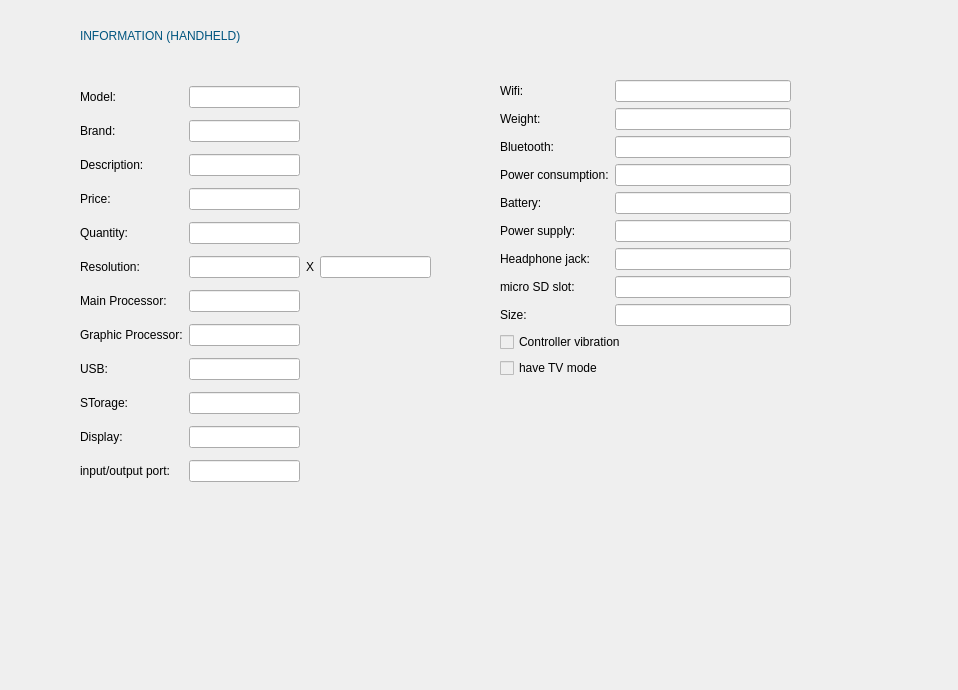
<?xml version="1.0" encoding="UTF-8"?>
<ui version="4.0">
 <class>Show_info_Handheld</class>
 <widget class="QDialog" name="Show_info_Handheld">
  <property name="geometry">
   <rect>
    <x>0</x>
    <y>0</y>
    <width>958</width>
    <height>690</height>
   </rect>
  </property>
  <property name="windowTitle">
   <string>Dialog</string>
  </property>
  <widget class="QWidget" name="gridLayoutWidget">
   <property name="geometry">
    <rect>
     <x>80</x>
     <y>80</y>
     <width>351</width>
     <height>415</height>
    </rect>
   </property>
   <layout class="QGridLayout" name="gridLayout">
    <item row="3" column="1">
     <widget class="QLineEdit" name="price_lineEdit"/>
    </item>
    <item row="7" column="0">
     <widget class="QLabel" name="label_25">
      <property name="styleSheet">
       <string notr="true">color: rgb(0, 0, 0)</string>
      </property>
      <property name="text">
       <string>Graphic Processor:</string>
      </property>
     </widget>
    </item>
    <item row="2" column="1">
     <widget class="QLineEdit" name="des_lineEdit"/>
    </item>
    <item row="2" column="0">
     <widget class="QLabel" name="label_3">
      <property name="styleSheet">
       <string notr="true">color: rgb(0, 0, 0)</string>
      </property>
      <property name="text">
       <string>Description:</string>
      </property>
     </widget>
    </item>
    <item row="4" column="1">
     <widget class="QLineEdit" name="quantity_lineEdit"/>
    </item>
    <item row="5" column="2">
     <widget class="QLabel" name="label_9">
      <property name="styleSheet">
       <string notr="true">color: rgb(0, 0, 0)</string>
      </property>
      <property name="text">
       <string>X</string>
      </property>
     </widget>
    </item>
    <item row="10" column="1">
     <widget class="QLineEdit" name="display_lineEdit"/>
    </item>
    <item row="3" column="0">
     <widget class="QLabel" name="label_6">
      <property name="styleSheet">
       <string notr="true">color: rgb(0, 0, 0)</string>
      </property>
      <property name="text">
       <string>Price:</string>
      </property>
     </widget>
    </item>
    <item row="8" column="0">
     <widget class="QLabel" name="label_12">
      <property name="styleSheet">
       <string notr="true">color: rgb(0, 0, 0)</string>
      </property>
      <property name="text">
       <string>USB:</string>
      </property>
     </widget>
    </item>
    <item row="6" column="0">
     <widget class="QLabel" name="label_11">
      <property name="styleSheet">
       <string notr="true">color: rgb(0, 0, 0)</string>
      </property>
      <property name="text">
       <string>Main Processor:</string>
      </property>
     </widget>
    </item>
    <item row="9" column="1">
     <widget class="QLineEdit" name="storage_lineEdit"/>
    </item>
    <item row="5" column="3">
     <widget class="QLineEdit" name="resolution_lineEdit_2"/>
    </item>
    <item row="5" column="1">
     <widget class="QLineEdit" name="resolution_lineEdit_1"/>
    </item>
    <item row="1" column="0">
     <widget class="QLabel" name="label_5">
      <property name="styleSheet">
       <string notr="true">color: rgb(0, 0, 0)</string>
      </property>
      <property name="text">
       <string>Brand:</string>
      </property>
     </widget>
    </item>
    <item row="9" column="0">
     <widget class="QLabel" name="label_18">
      <property name="styleSheet">
       <string notr="true">color: rgb(0, 0, 0)</string>
      </property>
      <property name="text">
       <string>STorage:</string>
      </property>
     </widget>
    </item>
    <item row="4" column="0">
     <widget class="QLabel" name="label_7">
      <property name="styleSheet">
       <string notr="true">color: rgb(0, 0, 0)</string>
      </property>
      <property name="text">
       <string>Quantity:</string>
      </property>
     </widget>
    </item>
    <item row="1" column="1">
     <widget class="QLineEdit" name="brand_lineEdit"/>
    </item>
    <item row="5" column="0">
     <widget class="QLabel" name="label_8">
      <property name="styleSheet">
       <string notr="true">color: rgb(0, 0, 0)</string>
      </property>
      <property name="text">
       <string>Resolution:</string>
      </property>
     </widget>
    </item>
    <item row="10" column="0">
     <widget class="QLabel" name="label_13">
      <property name="styleSheet">
       <string notr="true">color: rgb(0, 0, 0)</string>
      </property>
      <property name="text">
       <string>Display:</string>
      </property>
     </widget>
    </item>
    <item row="0" column="1">
     <widget class="QLineEdit" name="model_lineEdit"/>
    </item>
    <item row="0" column="0">
     <widget class="QLabel" name="label_4">
      <property name="styleSheet">
       <string notr="true">color: rgb(0, 0, 0)</string>
      </property>
      <property name="text">
       <string>Model:</string>
      </property>
     </widget>
    </item>
    <item row="6" column="1">
     <widget class="QLineEdit" name="main_processor_lineEdit"/>
    </item>
    <item row="8" column="1">
     <widget class="QLineEdit" name="USB_lineEdit"/>
    </item>
    <item row="7" column="1">
     <widget class="QLineEdit" name="graphiv_processor_lineEdit">
      <property name="text">
       <string/>
      </property>
     </widget>
    </item>
    <item row="11" column="0">
     <widget class="QLabel" name="label_14">
      <property name="styleSheet">
       <string notr="true">color: rgb(0, 0, 0)</string>
      </property>
      <property name="text">
       <string>input/output port:</string>
      </property>
     </widget>
    </item>
    <item row="11" column="1">
     <widget class="QLineEdit" name="input_output_port"/>
    </item>
   </layout>
  </widget>
  <widget class="QWidget" name="formLayoutWidget_2">
   <property name="geometry">
    <rect>
     <x>500</x>
     <y>80</y>
     <width>291</width>
     <height>376</height>
    </rect>
   </property>
   <layout class="QFormLayout" name="formLayout_2">
    <item row="0" column="0">
     <widget class="QLabel" name="label_20">
      <property name="styleSheet">
       <string notr="true">color: rgb(0, 0, 0);</string>
      </property>
      <property name="text">
       <string>Wifi:</string>
      </property>
     </widget>
    </item>
    <item row="0" column="1">
     <widget class="QLineEdit" name="wifi_lineEdit"/>
    </item>
    <item row="1" column="0">
     <widget class="QLabel" name="label_23">
      <property name="styleSheet">
       <string notr="true">color: rgb(0, 0, 0)</string>
      </property>
      <property name="text">
       <string>Weight:</string>
      </property>
     </widget>
    </item>
    <item row="1" column="1">
     <widget class="QLineEdit" name="weight_lineEdit">
      <property name="text">
       <string/>
      </property>
     </widget>
    </item>
    <item row="2" column="0">
     <widget class="QLabel" name="label_22">
      <property name="styleSheet">
       <string notr="true">color: rgb(0, 0, 0)</string>
      </property>
      <property name="text">
       <string>Bluetooth:</string>
      </property>
     </widget>
    </item>
    <item row="2" column="1">
     <widget class="QLineEdit" name="bluetooth_lineEdit">
      <property name="text">
       <string/>
      </property>
     </widget>
    </item>
    <item row="3" column="0">
     <widget class="QLabel" name="label_19">
      <property name="styleSheet">
       <string notr="true">color: rgb(0, 0, 0)</string>
      </property>
      <property name="text">
       <string>Power consumption:</string>
      </property>
     </widget>
    </item>
    <item row="3" column="1">
     <widget class="QLineEdit" name="power_consum"/>
    </item>
    <item row="4" column="0">
     <widget class="QLabel" name="label_24">
      <property name="styleSheet">
       <string notr="true">color: rgb(0, 0, 0)</string>
      </property>
      <property name="text">
       <string>Battery:</string>
      </property>
     </widget>
    </item>
    <item row="4" column="1">
     <widget class="QLineEdit" name="battery_lineEdit">
      <property name="text">
       <string/>
      </property>
     </widget>
    </item>
    <item row="5" column="0">
     <widget class="QLabel" name="label_26">
      <property name="styleSheet">
       <string notr="true">color: rgb(0, 0, 0)</string>
      </property>
      <property name="text">
       <string>Power supply:</string>
      </property>
     </widget>
    </item>
    <item row="5" column="1">
     <widget class="QLineEdit" name="power_supply">
      <property name="text">
       <string/>
      </property>
     </widget>
    </item>
    <item row="6" column="0">
     <widget class="QLabel" name="label_27">
      <property name="styleSheet">
       <string notr="true">color: rgb(0, 0, 0)</string>
      </property>
      <property name="text">
       <string>Headphone jack:</string>
      </property>
     </widget>
    </item>
    <item row="6" column="1">
     <widget class="QLineEdit" name="headphone_jack">
      <property name="text">
       <string/>
      </property>
     </widget>
    </item>
    <item row="7" column="0">
     <widget class="QLabel" name="label_28">
      <property name="styleSheet">
       <string notr="true">color: rgb(0, 0, 0)</string>
      </property>
      <property name="text">
       <string>micro SD slot:</string>
      </property>
     </widget>
    </item>
    <item row="7" column="1">
     <widget class="QLineEdit" name="microSD_slot">
      <property name="text">
       <string/>
      </property>
     </widget>
    </item>
    <item row="8" column="0">
     <widget class="QLabel" name="label_29">
      <property name="styleSheet">
       <string notr="true">color: rgb(0, 0, 0)</string>
      </property>
      <property name="text">
       <string>Size:</string>
      </property>
     </widget>
    </item>
    <item row="8" column="1">
     <widget class="QLineEdit" name="size">
      <property name="text">
       <string/>
      </property>
     </widget>
    </item>
    <item row="9" column="0" colspan="2">
     <widget class="QCheckBox" name="controller_vibra">
      <property name="enabled">
       <bool>false</bool>
      </property>
      <property name="styleSheet">
       <string notr="true">color: rgb(0, 0, 0)</string>
      </property>
      <property name="text">
       <string>Controller vibration</string>
      </property>
      <property name="checkable">
       <bool>true</bool>
      </property>
     </widget>
    </item>
    <item row="10" column="0" colspan="2">
     <widget class="QCheckBox" name="have_tv_mode">
      <property name="enabled">
       <bool>false</bool>
      </property>
      <property name="styleSheet">
       <string notr="true">color: rgb(0, 0, 0)</string>
      </property>
      <property name="text">
       <string>have TV mode</string>
      </property>
      <property name="checkable">
       <bool>true</bool>
      </property>
     </widget>
    </item>
   </layout>
  </widget>
  <widget class="QLabel" name="label">
   <property name="geometry">
    <rect>
     <x>80</x>
     <y>20</y>
     <width>471</width>
     <height>31</height>
    </rect>
   </property>
   <property name="styleSheet">
    <string notr="true">font: 22pt &quot;Tw Cen MT Condensed Extra Bold&quot;;
color: rgb(0, 85, 127);</string>
   </property>
   <property name="text">
    <string>INFORMATION (HANDHELD)</string>
   </property>
  </widget>
 </widget>
 <resources/>
 <connections/>
</ui>
